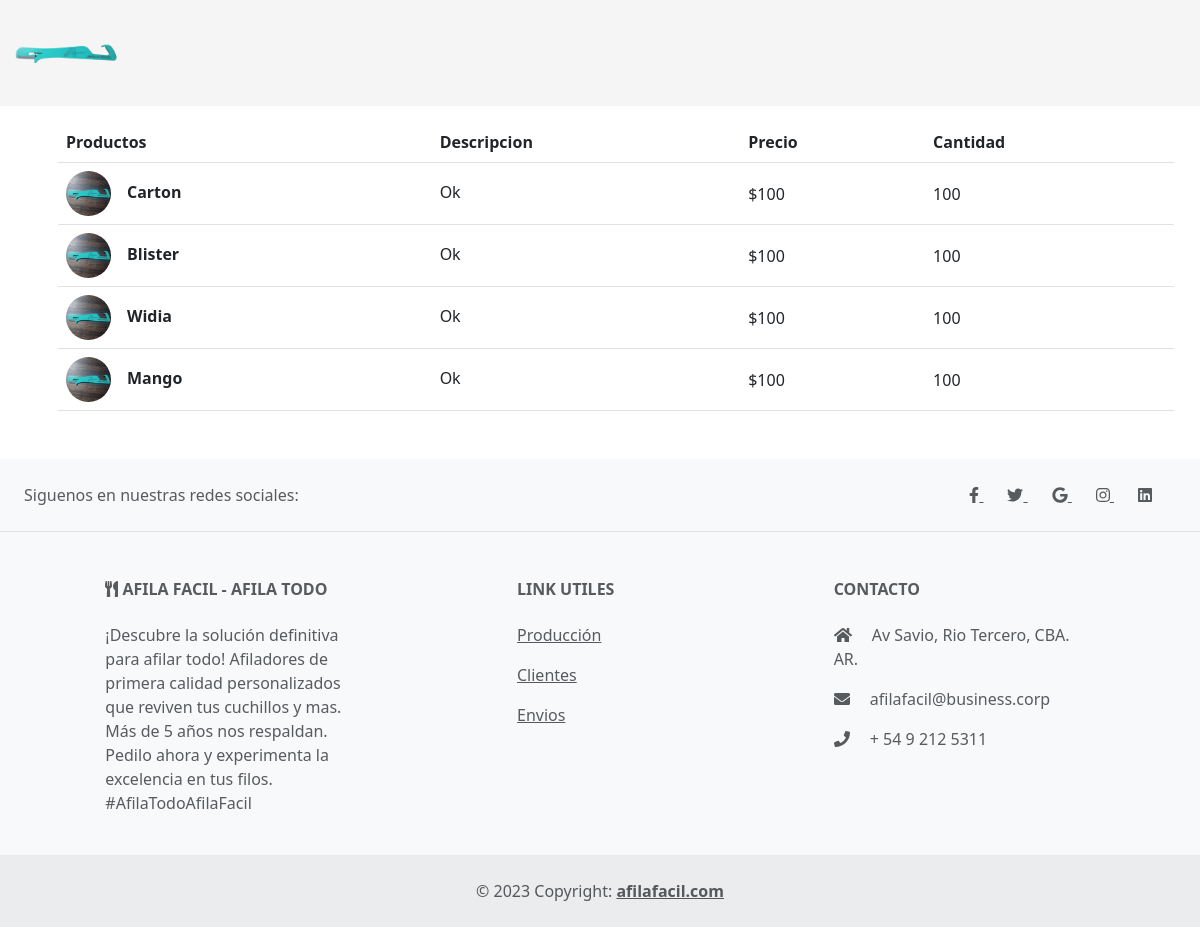
The app's page /productos/, older data.
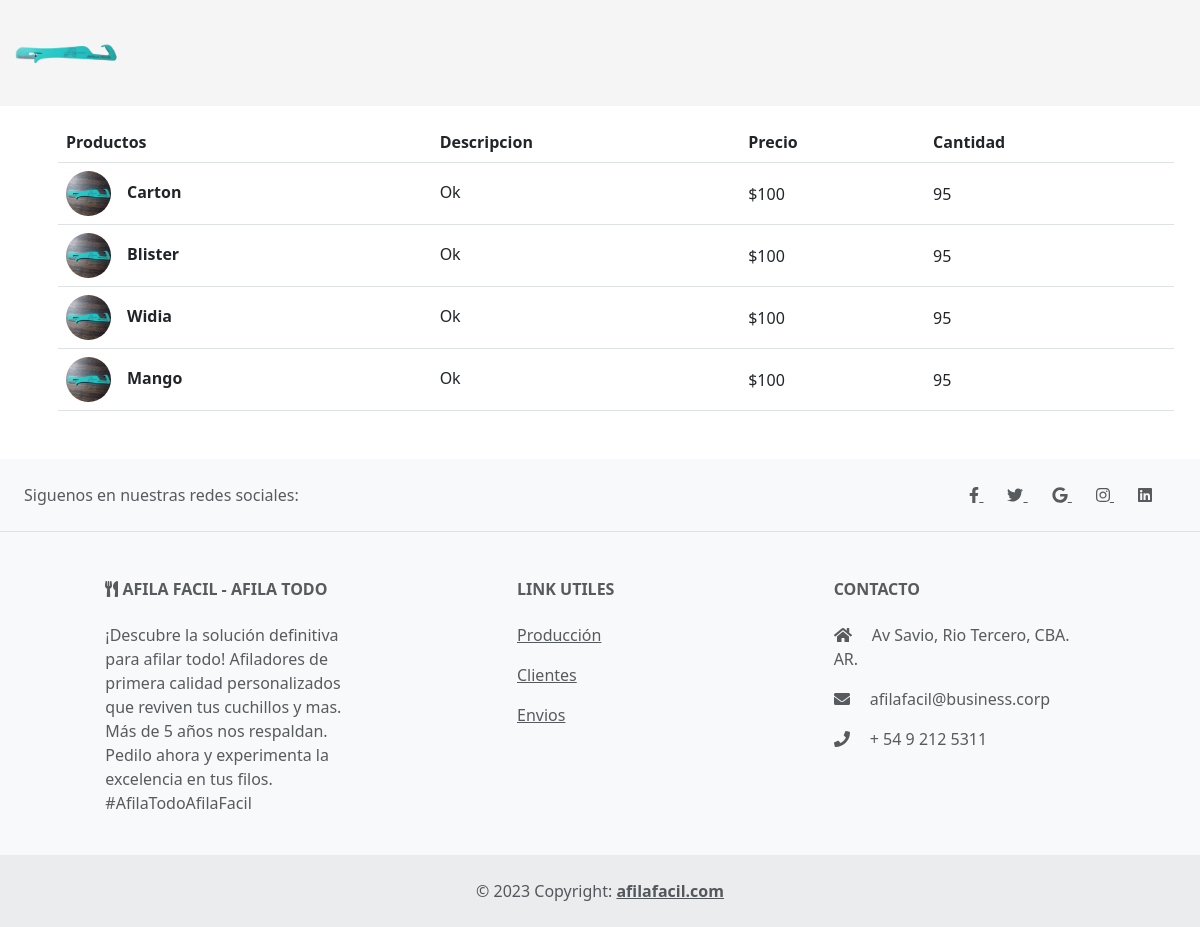
The same page, newer data.
### materias_primas/models.py (models this page shows, shortened)
class Productos(models.Model):
    nombre = models.CharField(max_length=45)
    descripcion = models.CharField(max_length=200)
    precio = models.IntegerField()
    cantidad = models.IntegerField()
    imagen = models.CharField(max_length=100)
    def get_imagen_url(self):
        if self.imagen:
            return f"/static/img/{self.imagen}"
        else:
            return "/static/img/afilador.jpeg"
    class Meta:
        db_table = 'productos'
        verbose_name = "Producto"

### materias_primas/views.py (the view)
# urls.py: path('', views.mostrar_producto, name='productos'),
def mostrar_producto(request):
    productos = Productos.objects.all()
    return render(request, 'productos.html', {'productos': productos, 'mensaje': "No hay Productos"})

### materias_primas/templates/productos.html (shortened to what this page needs)
{% extends "materias_primas/layout.html" %}
{% load static %}
{% block content %}
{% if productos%}
<div class="container">
    <table class="table align-middle mb-0 bg-white m-3 mb-5">
        <thead class="bg-light">
        <tr>
            <th>Productos</th>
            <th>Descripcion</th>
            <th>Precio</th>
            <th>Cantidad</th>
        </tr>
        </thead>
        <tbody>
        {% for producto in productos %}
            <tr>
                <td>
                <div class="d-flex align-items-center">
                    <img
                        src="{{ producto.get_imagen_url }}"
                        alt="NO-IMG"
                        style="width: 45px; height: 45px"
                        class="rounded-circle"
                        />
                    <div class="ms-3">
                    <p class="fw-bold mb-1 ml-2">{{producto.nombre}}</p>
                    </div>
                </div>
                </td>
                <td>
                <p class="fw-normal mb-1">{{ producto.descripcion }}</p>
                </td>
                <td>${{ producto.precio }}</td>
                <td>{{ producto.cantidad }}</td>
            </tr>
        {%endfor%}
        </tbody>
    </table>
{%else%}
    {{ mensaje }}
{%endif%}
</div>
{% endblock %}

### materias_primas/templates/materias_primas/layout.html (shortened to what this page needs)
{% load static %}
<!DOCTYPE html>
<html lang="en">
<head>
    <link href="https://cdn.jsdelivr.net/npm/bootstrap@5.3.0/dist/css/bootstrap.min.css" rel="stylesheet">
</head>
<body>
    {% include "materias_primas/nav.html"%}
        {% block content %}
        {% endblock %}
    {% include "materias_primas/footer.html"%}
</body>
</html>

### materias_primas/templates/materias_primas/nav.html (shortened to what this page needs)
{% load static %}
{% block content %}
<nav class="navbar navbar-expand-lg navbar-light" style="background-color:#f5f5f5;">
  <div class="container-fluid">
    <div class="collapse navbar-collapse" id="navbarSupportedContent">
      <a class="navbar-brand mt-2 mt-lg-0" href="#">
        <img
          src="{% static 'img/logo.jpeg' %}"
          height="80"
          alt="Logo Afila Facil"
          loading="lazy"
        />
      </a>
    </div>
    </div>
</nav>
{% endblock %}

### materias_primas/templates/materias_primas/footer.html
{% block content %}
<footer class="text-center text-lg-start bg-light text-muted">
    <section class="d-flex justify-content-center justify-content-lg-between p-4 border-bottom">
      <div class="me-5 d-none d-lg-block">
        <span>Siguenos en nuestras redes sociales: </span>
      </div>
      <div>
        <a href="" class="me-4 text-reset">
          <i class="fab fa-facebook-f"></i>
        </a>
        <a href="" class="me-4 text-reset">
          <i class="fab fa-twitter"></i>
        </a>
        <a href="" class="me-4 text-reset">
          <i class="fab fa-google"></i>
        </a>
        <a href="" class="me-4 text-reset">
          <i class="fab fa-instagram"></i>
        </a>
        <a href="" class="me-4 text-reset">
          <i class="fab fa-linkedin"></i>
        </a>
      </div>
    </section>
    <section class="">
      <div class="container text-center text-md-start mt-5">
        <div class="row mt-3">
          <div class="col-md-3 col-lg-4 col-xl-3 mx-auto mb-4">
            <h6 class="text-uppercase fw-bold mb-4">
              <i class="fas fa-utensils"></i> AFILA FACIL - AFILA TODO
            </h6>
            <p>
                ¡Descubre la solución definitiva para afilar todo! Afiladores de primera calidad personalizados que reviven tus cuchillos y mas. Más de 5 años nos respaldan. Pedilo ahora y experimenta la excelencia en tus filos. #AfilaTodoAfilaFacil
            </p>
          </div>
          <div class="col-md-3 col-lg-2 col-xl-2 mx-auto mb-4">
            <h6 class="text-uppercase fw-bold mb-4">
              Link Utiles
            </h6>
            <p>
              <a href="#!" class="text-reset">Producción</a>
            </p>
            <p>
              <a href="#!" class="text-reset">Clientes</a>
            </p>
            <p>
              <a href="#!" class="text-reset">Envios</a>
            </p>
          </div>
          <div class="col-md-4 col-lg-3 col-xl-3 mx-auto mb-md-0 mb-4">
            <h6 class="text-uppercase fw-bold mb-4">Contacto</h6>
            <p><i class="fas fa-home me-3"></i> Av Savio, Rio Tercero, CBA. AR.</p>
            <p>
              <i class="fas fa-envelope me-3"></i>
              afilafacil@business.corp
            </p>
            <p><i class="fas fa-phone me-3"></i> + 54 9 212 5311</p>
          </div>
        </div>
      </div>
    </section>
    <div class="text-center p-4" style="background-color: rgba(0, 0, 0, 0.05);">
      © 2023 Copyright:
      <a class="text-reset fw-bold" href="https://www.afilafacil.com/">afilafacil.com</a>
    </div>
  </footer>
  {% endblock %}

Row changes from the older to the newer data that the page shows:
changed Productos "Carton": cantidad "100" → "95"
changed Productos "Blister": cantidad "100" → "95"
changed Productos "Widia": cantidad "100" → "95"
changed Productos "Mango": cantidad "100" → "95"
